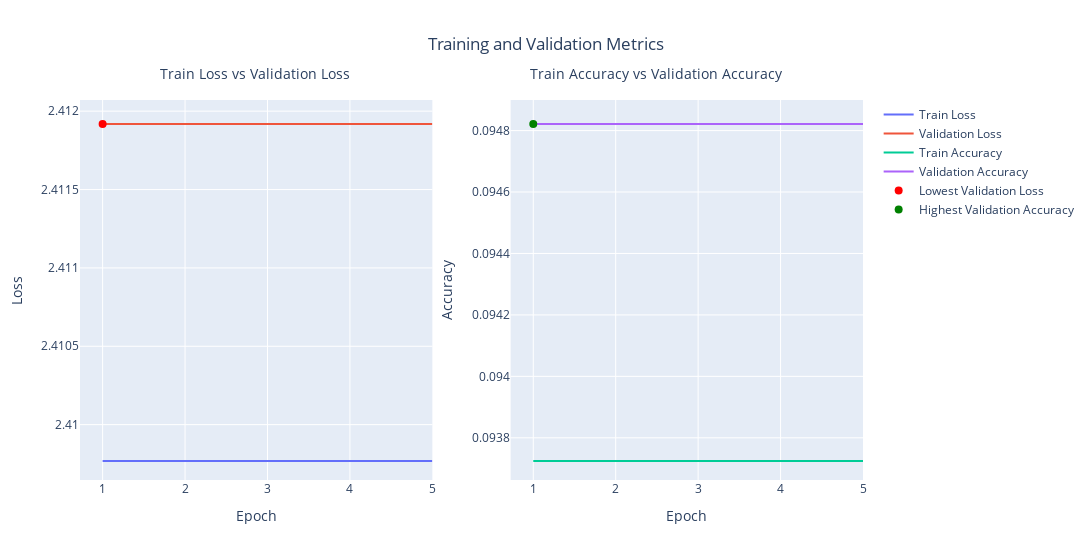

Here is the notebook cell this chart was saved with:
### Markdown cell above
Vidíme, že model se zasekl v nějakém lokálním extrému a odmítá se z něj hnout. Zkusím tedy ještě několik variant, než začnu měnit něco dalšího

### Code cell
optimizer = torch.optim.SGD(model.parameters(), lr=0.1)
layers = 7
neurons = [512, 256, 20, 200, 40, 20]
model = MyNet(num_layers=layers, neurons=neurons)
train(model, loss_fn, optimizer,5)

### Figure 1 — Plotly figure (JSON) as saved in the notebook; plotly's stock layout.template omitted (floating-point values rounded to 4 significant figures)
{"data": [{"line": {"shape": "spline"}, "mode": "lines", "name": "Train Loss", "type": "scatter", "x": [1, 2, 3, 4, 5], "xaxis": "x", "y": [2.41, 2.41, 2.41, 2.41, 2.41], "yaxis": "y"}, {"line": {"shape": "spline"}, "mode": "lines", "name": "Validation Loss", "type": "scatter", "x": [1, 2, 3, 4, 5], "xaxis": "x", "y": [2.412, 2.412, 2.412, 2.412, 2.412], "yaxis": "y"}, {"line": {"shape": "spline"}, "mode": "lines", "name": "Train Accuracy", "type": "scatter", "x": [1, 2, 3, 4, 5], "xaxis": "x2", "y": [0.09372, 0.09372, 0.09372, 0.09372, 0.09372], "yaxis": "y2"}, {"line": {"shape": "spline"}, "mode": "lines", "name": "Validation Accuracy", "type": "scatter", "x": [1, 2, 3, 4, 5], "xaxis": "x2", "y": [0.09482, 0.09482, 0.09482, 0.09482, 0.09482], "yaxis": "y2"}, {"marker": {"color": "red", "size": 8}, "mode": "markers", "name": "Lowest Validation Loss", "type": "scatter", "x": [1], "xaxis": "x", "y": [2.412], "yaxis": "y"}, {"marker": {"color": "green", "size": 8}, "mode": "markers", "name": "Highest Validation Accuracy", "type": "scatter", "x": [1], "xaxis": "x2", "y": [0.09482], "yaxis": "y2"}], "layout": {"annotations": [{"font": {"size": 14}, "showarrow": false, "text": "Train Loss vs Validation Loss", "x": 0.1, "xref": "paper", "y": 1.1, "yref": "paper"}, {"font": {"size": 14}, "showarrow": false, "text": "Train Accuracy vs Validation Accuracy", "x": 0.9, "xref": "paper", "y": 1.1, "yref": "paper"}], "title": {"text": "Training and Validation Metrics", "x": 0.5}, "width": 1200, "xaxis": {"anchor": "y", "domain": [0, 0.45], "title": {"text": "Epoch"}}, "xaxis2": {"anchor": "y2", "domain": [0.55, 1], "title": {"text": "Epoch"}}, "yaxis": {"anchor": "x", "domain": [0, 1], "title": {"text": "Loss"}}, "yaxis2": {"anchor": "x2", "domain": [0, 1], "title": {"text": "Accuracy"}}}}
